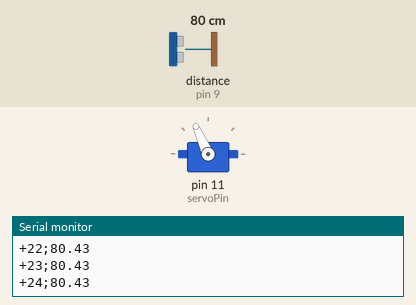
The sketch below on a simulated Arduino Uno, built with avr-gcc and run on an emulated ATmega328P. Shown: servo, the last lines printed to the serial monitor. Wiring (inferred from the names in the program): ultrasonic range finder: trigger pin 8; echo pin 9. Inputs (shaded band) come from the test bench; at power-on: distance to the obstacle (sensor on pin 9) 80 cm. The echo pulse lasts 58.3 µs per cm.

Above: at 1.29 s.
1.3 s: distance to the obstacle (sensor on pin 9) set to 2 cm
At 1.91 s:
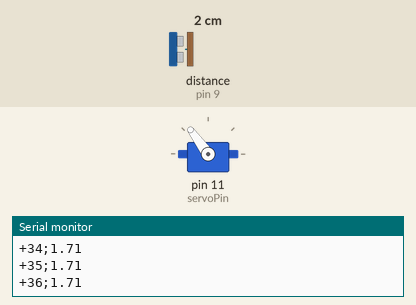
4.3 s: distance to the obstacle (sensor on pin 9) set to 250 cm
At 4.31 s:
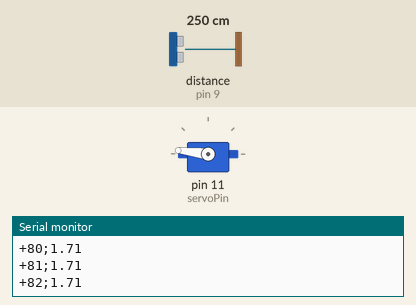
10.3 s: distance to the obstacle (sensor on pin 9) set to 4 cm
At 10.47 s:
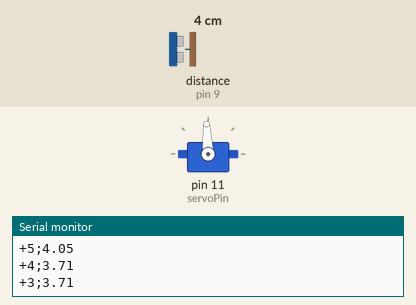
13.3 s: distance to the obstacle (sensor on pin 9) set to 18 cm
Timing chart, 0 to 17.3 s (numbered marks = the images above; inputs shaded):
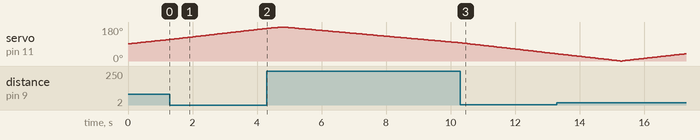

Measured:
- by itself, servo on pin 11 (servoPin): rises from 172° to 180° in 0.46 s, then falls to 96° in 5.5 s

The sketch:

serial_radar.ino
```cpp
#include <Servo.h>

#define abs(x) ((x)>0?(x):-(x))

// For HC-SR04
int trigPin = 8;  // Define the ultrasound signal emission Pin TRIG
int echoPin = 9;  // Define the ultrasound signal receiving a Pin ECHO

int servoPin = 11; // Servo signal pin (orange)

Servo servo;          // Set up the servo

int delayMS = 50;    // After the servo motor to the stability of the time

float distance = 0.0;

boolean DEBUG = false;
boolean CONSOLE_OUTPUT = false; // True to see in the Serial Console, false for the Processing client.

int servoOrientation = 90;
int incr = 1;

void setup() {

  Serial.begin(9600);         // Initialize

  pinMode(echoPin, INPUT);    // Define the ultrasound enter pin
  pinMode(trigPin, OUTPUT);   // Define the ultrasound output pin

  servo.attach(servoPin);     // Define the servo motor output pin(PWM)
  servo.write(servoOrientation); // Center
}

void orientationIncr() {
  servoOrientation += incr;
  if (servoOrientation > 180 || servoOrientation < 0) {
    incr *= -1;
    servoOrientation += (2 * incr);
  }
}

void loop() {
  orientationIncr();
  servo.write(servoOrientation);  /* Make the servo motor ready position Prepare the next measurement */
  distance = getDistance();     // Will be time to distance distance (unit: cm)

  if (CONSOLE_OUTPUT) {
    Serial.print("Orientation:");
    Serial.print(servoOrientation);
    Serial.print(", Distance:");
    Serial.print(distance);
    Serial.println(" cm");
  } else {
    char serialBuffer[32];
    int direction = servoOrientation - 90;
//  sprintf(serialBuffer, "%s%02d;%.02f", (direction < 0 ? "-" : "+"), abs(direction), distance);
//  Serial.println(serialBuffer);
    Serial.print(direction < 0 ? "-" : "+");
    Serial.print(abs(direction));
    Serial.print(";");
    Serial.println(distance);
  }
  delay(delayMS);
}

/**
   getDistance, read from the HC-SR04
*/
float getDistance() {
  digitalWrite(trigPin, LOW);               // For low voltage 2 us ultrasonic launch
  delayMicroseconds(2);
  digitalWrite(trigPin, HIGH);              // Let ultrasonic launch 10 us high voltage, there is at least 10 us
  delayMicroseconds(10);
  digitalWrite(trigPin, LOW);               // Maintaining low voltage ultrasonic launch
  float distance = pulseIn(echoPin, HIGH);  // Read the time difference, in microseconds.
  if (DEBUG) {
    Serial.print("Distance is ");
    Serial.print(distance);
    Serial.print(" microsec");
  }
  distance /= (5.8 * 10);                   // Will be time to distance distance (unit: cm)
  if (DEBUG) {
    Serial.print(", becomes ");
    Serial.print(distance);
    Serial.println(" cm");
  }
  return distance;
}
```
